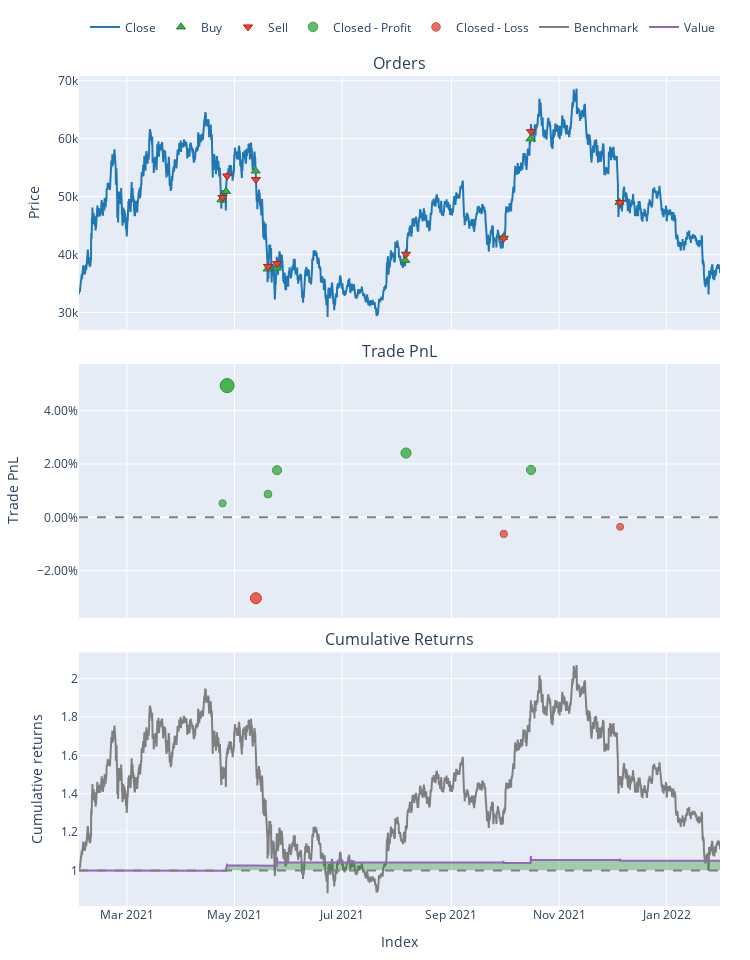

This figure's notebook cell:
### Code cell
portfolio.plot().show()

### Figure 1 — Plotly figure (JSON) as saved in the notebook; plotly's stock layout.template omitted (floating-point values rounded to 4 significant figures; data arrays with more than 128 entries replaced by an {"elided": "..."} marker saying what was removed)
{"data": [{"legendgroup": "0", "line": {"color": "#1f77b4"}, "name": "Close", "showlegend": true, "type": "scatter", "uid": "9a13203b-f615-4652-a50e-9c52e84b2163", "x": {"elided": "8709 str values"}, "xaxis": "x", "y": {"elided": "8709 float values"}, "yaxis": "y"}, {"customdata": [[0, 0.08076, 5.991], [2, 1.079, 82.39], [4, 0.07538, 6.155], [6, 0.1092, 6.147], [8, 2.313, 130.7], [10, 0.1067, 6.242], [12, 1.333, 85.91], [14, 1.471, 132.3], [16, 1.827, 134.3]], "hovertemplate": "Order Id: %{customdata[0]}<br>Timestamp: %{x}<br>Price: %{y}<br>Size: %{customdata[1]:.6f}<br>Fees: %{customdata[2]:.6f}", "legendgroup": "1", "marker": {"color": "#37B13F", "line": {"color": "rgb(38,123,44)", "width": 1}, "size": 8, "symbol": "triangle-up"}, "mode": "markers", "name": "Buy", "type": "scatter", "uid": "2dac4168-952c-483d-b290-04c883f836d6", "x": ["2021-04-23T15:30:00", "2021-04-26T05:30:00", "2021-05-13T00:30:00", "2021-05-19T19:30:00", "2021-05-24T22:30:00", "2021-08-05T19:30:00", "2021-09-30T06:30:00", "2021-10-15T18:30:00", "2021-12-05T06:30:00"], "xaxis": "x", "y": [49460.0, 50900, 54430.0, 37520.0, 37670.0, 39000.0, 42970.0, 59960.0, 49020.0], "yaxis": "y"}, {"customdata": [[1, 0.08076, 6.041], [3, 1.079, 86.72], [5, 0.07538, 5.986], [7, 0.1092, 6.219], [9, 2.313, 133.4], [11, 0.1067, 6.411], [13, 1.333, 85.63], [15, 1.471, 135.1], [17, 1.827, 134.2]], "hovertemplate": "Order Id: %{customdata[0]}<br>Timestamp: %{x}<br>Price: %{y}<br>Size: %{customdata[1]:.6f}<br>Fees: %{customdata[2]:.6f}", "legendgroup": "2", "marker": {"color": "#EA4335", "line": {"color": "rgb(181,31,18)", "width": 1}, "size": 8, "symbol": "triangle-down"}, "mode": "markers", "name": "Sell", "type": "scatter", "uid": "cd2dc589-50a8-453f-9b5d-4c83b700f0b1", "x": ["2021-04-24T05:30:00", "2021-04-26T20:30:00", "2021-05-13T03:30:00", "2021-05-19T23:30:00", "2021-05-25T02:30:00", "2021-08-06T05:30:00", "2021-09-30T15:30:00", "2021-10-16T02:30:00", "2021-12-05T14:30:00"], "xaxis": "x", "y": [49860.0, 53570.0, 52940.0, 37960.0, 38450.0, 40060.0, 42830.0, 61210.0, 48990.0], "yaxis": "y"}, {"customdata": [[0, 0, 21.03, 0.005266], [1, 1, 2713.0, 0.0494], [3, 3, 35.66, 0.008701], [4, 4, 1540.0, 0.01768], [5, 5, 100.4, 0.02412], [7, 7, 1567.0, 0.01777]], "hovertemplate": "Exit Trade Id: %{customdata[0]}<br>Position Id: %{customdata[1]}<br>Exit Timestamp: %{x}<br>PnL: %{customdata[2]:.6f}<br>Return: %{customdata[3]:.2%}", "legendgroup": "3", "marker": {"color": "#37B13F", "line": {"color": "rgb(38,123,44)", "width": 1}, "opacity": [0.7556, 0.9, 0.7669, 0.7962, 0.8173, 0.7965], "size": [7.262, 14, 7.787, 9.157, 10.14, 9.171], "symbol": "circle"}, "mode": "markers", "name": "Closed - Profit", "type": "scatter", "uid": "182435bf-d472-4570-a90c-c14ebc1ecd20", "x": ["2021-04-24T05:30:00", "2021-04-26T20:30:00", "2021-05-19T23:30:00", "2021-05-25T02:30:00", "2021-08-06T05:30:00", "2021-10-16T02:30:00"], "xaxis": "x2", "y": [0.005266, 0.0494, 0.008701, 0.01768, 0.02412, 0.01777], "yaxis": "y2"}, {"customdata": [[2, 2, -124.4, -0.03033], [6, 6, -356.3, -0.006222], [8, 8, -317.8, -0.003549]], "hovertemplate": "Exit Trade Id: %{customdata[0]}<br>Position Id: %{customdata[1]}<br>Exit Timestamp: %{x}<br>PnL: %{customdata[2]:.6f}<br>Return: %{customdata[3]:.2%}", "legendgroup": "4", "marker": {"color": "#EA4335", "line": {"color": "rgb(181,31,18)", "width": 1}, "opacity": [0.8376, 0.7587, 0.75], "size": [11.09, 7.408, 7], "symbol": "circle"}, "mode": "markers", "name": "Closed - Loss", "type": "scatter", "uid": "2412d93e-f50f-4b76-bcc7-bf0642b42f51", "x": ["2021-05-13T03:30:00", "2021-09-30T15:30:00", "2021-12-05T14:30:00"], "xaxis": "x2", "y": [-0.03033, -0.006222, -0.003549], "yaxis": "y2"}, {"legendgroup": "5", "line": {"color": "#7f7f7f"}, "name": "Benchmark", "showlegend": true, "type": "scatter", "uid": "fdb7a023-a5af-482d-94fc-421a3e1c2f59", "x": {"elided": "8709 str values"}, "xaxis": "x3", "y": {"elided": "8709 float values"}, "yaxis": "y3"}, {"hoverinfo": "skip", "legendgroup": "6", "line": {"color": "rgba(0, 0, 0, 0)", "width": 0}, "opacity": 0, "showlegend": false, "type": "scatter", "uid": "0bb24865-004c-41f7-ab39-87fb53841a22", "x": {"elided": "8709 str values"}, "xaxis": "x3", "y": {"elided": "8709 int values"}, "yaxis": "y3"}, {"connectgaps": false, "fill": "tonexty", "fillcolor": "rgba(0, 128, 0, 0.3)", "hoverinfo": "skip", "legendgroup": "6", "line": {"color": "rgba(0, 0, 0, 0)", "width": 0}, "opacity": 0, "showlegend": false, "type": "scatter", "uid": "ce9b734e-5e58-43ae-aecc-16cc57947558", "x": {"elided": "8709 str values"}, "xaxis": "x3", "y": {"elided": "8709 float values"}, "yaxis": "y3"}, {"hoverinfo": "skip", "legendgroup": "6", "line": {"color": "rgba(0, 0, 0, 0)", "width": 0}, "opacity": 0, "showlegend": false, "type": "scatter", "uid": "2b4248e6-64fd-4d48-b234-cfad52a59a68", "x": {"elided": "8709 str values"}, "xaxis": "x3", "y": {"elided": "8709 int values"}, "yaxis": "y3"}, {"connectgaps": false, "fill": "tonexty", "fillcolor": "rgba(255, 0, 0, 0.3)", "hoverinfo": "skip", "legendgroup": "6", "line": {"color": "rgba(0, 0, 0, 0)", "width": 0}, "opacity": 0, "showlegend": false, "type": "scatter", "uid": "3574f1db-e885-4fa5-aba3-10f4bdb3e6f7", "x": {"elided": "8709 str values"}, "xaxis": "x3", "y": {"elided": "8709 float values"}, "yaxis": "y3"}, {"legendgroup": "7", "line": {"color": "#9467bd"}, "name": "Value", "showlegend": true, "type": "scatter", "uid": "1684d866-6095-4e81-8810-0dc773d6f0c9", "x": {"elided": "8709 str values"}, "xaxis": "x3", "y": {"elided": "8709 float values"}, "yaxis": "y3"}, {"hoverinfo": "skip", "legendgroup": "6", "line": {"color": "rgba(0, 0, 0, 0)", "width": 0}, "opacity": 0, "showlegend": false, "type": "scatter", "uid": "d6716943-4782-441b-8fe0-b12b4a36d942", "x": {"elided": "8709 str values"}, "xaxis": "x3", "y": {"elided": "8709 int values"}, "yaxis": "y3"}], "layout": {"annotations": [{"font": {"size": 16}, "showarrow": false, "text": "Orders", "x": 0.5, "xanchor": "center", "xref": "paper", "y": 1, "yanchor": "bottom", "yref": "paper"}, {"font": {"size": 16}, "showarrow": false, "text": "Trade PnL", "x": 0.5, "xanchor": "center", "xref": "paper", "y": 0.6528, "yanchor": "bottom", "yref": "paper"}, {"font": {"size": 16}, "showarrow": false, "text": "Cumulative Returns", "x": 0.5, "xanchor": "center", "xref": "paper", "y": 0.3056, "yanchor": "bottom", "yref": "paper"}], "height": 960, "legend": {"orientation": "h", "traceorder": "normal", "x": 1, "xanchor": "right", "y": 1.042, "yanchor": "bottom"}, "margin": {"b": 30, "l": 30, "r": 30, "t": 30}, "shapes": [{"line": {"color": "gray", "dash": "dash"}, "type": "line", "x0": 0, "x1": 1, "xref": "paper", "y0": 0, "y1": 0, "yref": "y2"}, {"line": {"color": "gray", "dash": "dash"}, "type": "line", "x0": 0, "x1": 1, "xref": "paper", "y0": 1, "y1": 1, "yref": "y3"}], "showlegend": true, "width": 750, "xaxis": {"anchor": "y", "domain": [0, 1], "matches": "x3", "showticklabels": false}, "xaxis2": {"anchor": "y2", "domain": [0, 1], "matches": "x3", "showticklabels": false}, "xaxis3": {"anchor": "y3", "domain": [0, 1], "title": {"text": "Index"}}, "yaxis": {"anchor": "x", "domain": [0.6944, 1], "title": {"text": "Price"}}, "yaxis2": {"anchor": "x2", "domain": [0.3472, 0.6528], "tickformat": ".2%", "title": {"text": "Trade PnL"}}, "yaxis3": {"anchor": "x3", "domain": [0, 0.3056], "title": {"text": "Cumulative returns"}}}}
